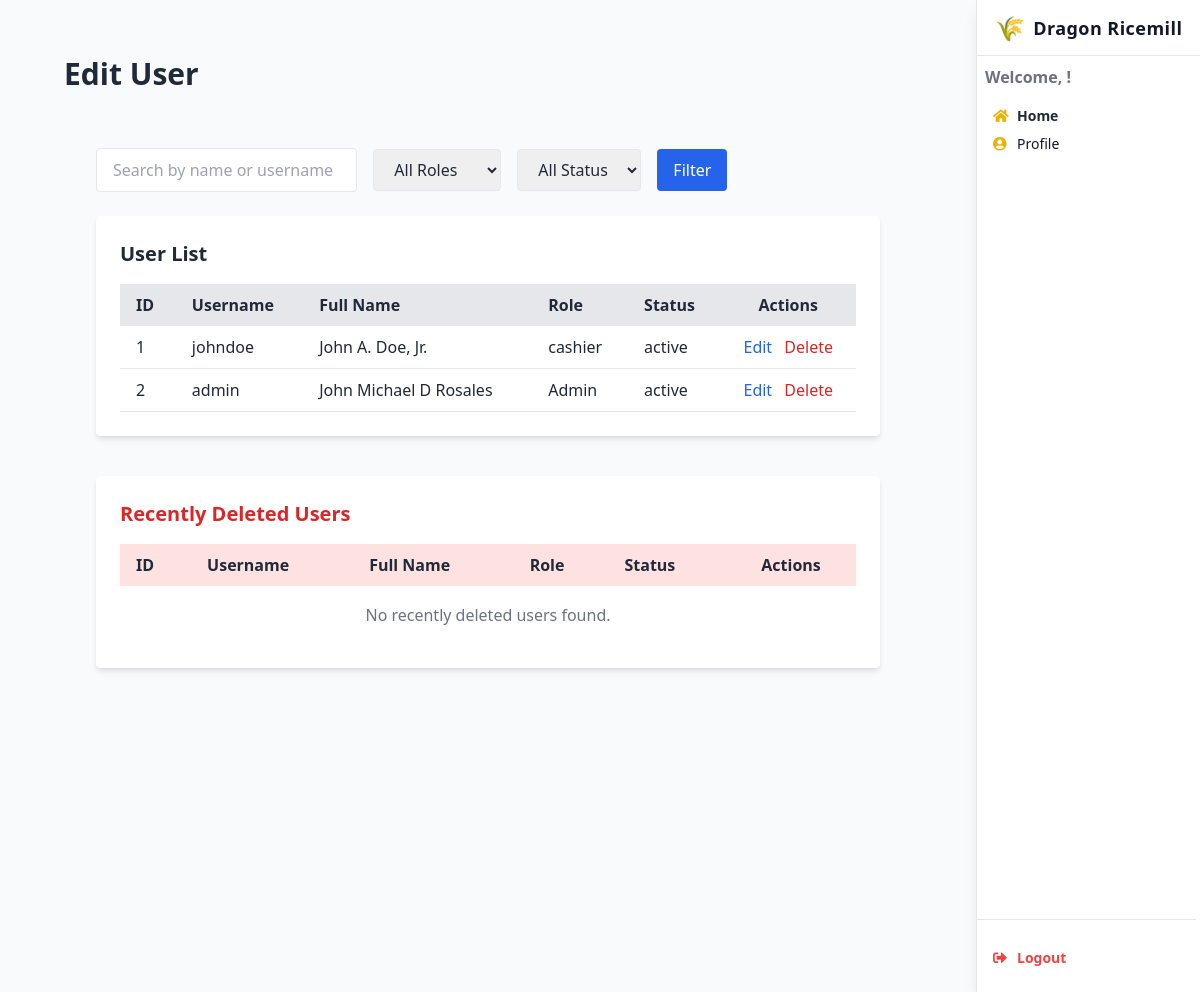
/edituser/, run on the app's committed database.
### webapp/models.py (models this page shows, shortened)
class Employee(models.Model):
    EmployeeID = models.AutoField(primary_key=True)
    FirstName = models.CharField(max_length=50)
    MiddleName = models.CharField(max_length=50, blank=True, null=True)
    LastName = models.CharField(max_length=50)
    Suffix = models.CharField(max_length=20, blank=True, null=True)
    Role = models.CharField(max_length=100)
    Username = models.CharField(max_length=50, unique=True)
    Password = models.CharField(max_length=50)
    Account_Status = models.CharField(max_length=20, default='inactive')
    class Meta:
        db_table = 'employee'

### webapp/views.py (the view, shortened to what this page needs)
# urls.py: path("edituser/", views.edituser, name="edituser"),
def edituser(request, EmployeeID=None):
    search_query = request.GET.get('search', '')
    if search_query:
        all_users = Employee.objects.filter(
            (Q(FirstName__icontains=search_query) | Q(LastName__icontains=search_query) | Q(Username__icontains=search_query)) &
            ~Q(Account_Status='deleted')
        )
    else:
        all_users = Employee.objects.exclude(Account_Status='deleted')
    deleted_users = Employee.objects.filter(Account_Status='deleted')
    selected_user = None
    success_message = None
    context = {
        'users': all_users,
        'deleted_users': deleted_users,
        'selected_user': selected_user,
        'success_message': success_message,
    }
    return render(request, "edituser.html", context)

### webapp/templates/edituser.html (shortened to what this page needs)
{% load humanize %}
<!DOCTYPE html>
<html lang="en">
<head>
  <script src="https://cdn.tailwindcss.com"></script>
  <link href="https://cdnjs.cloudflare.com/ajax/libs/font-awesome/5.15.3/css/all.min.css" rel="stylesheet" />
</head>
<body class="bg-gray-100 text-gray-800 min-h-screen font-sans leading-relaxed overflow-x-hidden">
<header class="fixed top-0 right-0 h-screen w-56 bg-white shadow-lg flex flex-col z-50 border-l border-gray-200">
  <div class="h-14 flex items-center justify-center border-b border-gray-200">
    <a href="#" class="flex items-center space-x-2 select-none text-gray-900 font-bold text-lg tracking-wide">
      <span class="text-yellow-500 text-2xl">🌾</span>
      <span>Dragon Ricemill</span>
    </a>
  </div>
  <nav class="flex-1 flex flex-col py-1 pr-1 overflow-y-auto scrollbar-hide">
    <div class="px-2 py-1">
      <span class="block text-1 text-gray-500 font-semibold mb-3">Welcome, {{ request.session.user_name }}!</span>
      <a href="{% url 'dashboard' %}" class="flex items-center space-x-2 px-2 py-1 rounded text-sm hover:bg-yellow-50 font-semibold hover:text-yellow-600 transition">
        <i class="fas fa-home w-4 text-yellow-500"></i><span>Home</span>
      </a>
      <a href="{% url 'profile' %}" class="flex items-center space-x-2 px-2 py-1 rounded text-sm hover:bg-yellow-50 hover:text-yellow-600 transition text-gray-900">
        <i class="fas fa-user-circle w-4 text-yellow-500"></i><span>Profile</span>
      </a>
    </div>
    <div class="border-t border-gray-200 mt-auto px-2 py-4">
      <a href="{% url 'logout' %}" onclick="return confirm('Logout?');" class="flex items-center space-x-2 px-2 py-1 rounded text-sm hover:bg-red-100 hover:text-red-600 transition font-semibold text-red-500 mt-2">
        <i class="fas fa-sign-out-alt w-4"></i><span>Logout</span>
      </a>
    </div>
  </nav>
</header>
<div class="mr-56 min-h-screen bg-gray-50">
  <main class="max-w-screen-xl mx-auto px-4 py-6 sm:px-6 lg:px-8">
 <div class="flex h-screen overflow-hidden bg-gray-50">
    <main class="flex-1 p-8 overflow-auto">
        <h1 class="text-3xl font-bold text-gray-800 mb-6">Edit User</h1>
<main class="flex-1 p-8 max-w-7xl mx-auto">
    <form method="GET" class="mb-6 flex flex-wrap gap-4 items-center">
        <input
            id="search-input"
            type="text"
            name="search"
            value="{{ request.GET.search }}"
            placeholder="Search by name or username"
            class="border px-4 py-2 rounded w-full sm:w-1/3"
        />
        <select id="role-filter" name="role" class="border px-4 py-2 rounded">
            <option value="">All Roles</option>
        </select>
        <select id="status-filter" name="status" class="border px-4 py-2 rounded">
            <option value="">All Status</option>
        </select>
        <button type="submit" class="bg-blue-600 text-white px-4 py-2 rounded hover:bg-blue-700">Filter</button>
    </form>
    <div class="bg-white p-6 rounded shadow-md">
        <h3 class="text-xl font-bold mb-4">User List</h3>
        <table class="min-w-full table-auto border-collapse">
            <thead>
                <tr class="bg-gray-200 text-left">
                    <th class="px-4 py-2">ID</th>
                    <th class="px-4 py-2">Username</th>
                    <th class="px-4 py-2">Full Name</th>
                    <th class="px-4 py-2">Role</th>
                    <th class="px-4 py-2">Status</th>
                    <th class="px-4 py-2 text-center">Actions</th>
                </tr>
            </thead>
            <tbody>
                {% for user in users %}
                <tr class="user-row border-b" data-role="{{ user.Role|lower }}" data-status="{{ user.Account_Status|lower }}">
                    <td class="px-4 py-2">{{ user.EmployeeID }}</td>
                    <td class="px-4 py-2">{{ user.Username }}</td>
                    <td class="px-4 py-2">{{ user.FirstName }}{% if user.MiddleName %} {{ user.MiddleName }}{% endif %} {{ user.LastName }}{% if user.Suffix %}, {{ user.Suffix }}{% endif %}</td>
                    <td class="px-4 py-2">{{ user.Role }}</td>
                    <td class="px-4 py-2">{{ user.Account_Status }}</td>
                    <td class="px-4 py-2 text-center space-x-2">
                        <a href="{% url 'edituser' user.EmployeeID %}" class="text-blue-600 hover:underline">Edit</a>
                        <form method="POST" action="{% url 'delete_user' user.EmployeeID %}" class="inline">
                            <button type="submit" class="text-red-600 hover:underline" onclick="return confirm('Are you sure you want to delete this user?');">
                                Delete
                            </button>
                        </form>
                    </td>
                </tr>
                {% empty %}
                <tr>
                    <td colspan="6" class="text-center py-4 text-gray-500">No users found.</td>
                </tr>
                {% endfor %}
            </tbody>
        </table>
    </div>
<div class="bg-white p-6 rounded shadow-md mt-10">
    <h3 class="text-xl font-bold mb-4 text-red-600">Recently Deleted Users</h3>
    <table class="min-w-full table-auto border-collapse">
        <thead>
            <tr class="bg-red-100 text-left">
                <th class="px-4 py-2">ID</th>
                <th class="px-4 py-2">Username</th>
                <th class="px-4 py-2">Full Name</th>
                <th class="px-4 py-2">Role</th>
                <th class="px-4 py-2">Status</th>
                <th class="px-4 py-2 text-center">Actions</th>
            </tr>
        </thead>
        <tbody>
            {% for user in deleted_users %}
            <tr class="border-b">
                <td class="px-4 py-2">{{ user.EmployeeID }}</td>
                <td class="px-4 py-2">{{ user.Username }}</td>
                <td class="px-4 py-2">{{ user.FirstName }}{% if user.MiddleName %} {{ user.MiddleName }}{% endif %} {{ user.LastName }}{% if user.Suffix %}, {{ user.Suffix }}{% endif %}</td>
                <td class="px-4 py-2">{{ user.Role }}</td>
                <td class="px-4 py-2">{{ user.Account_Status }}</td>
                <td class="px-4 py-2 text-center space-x-4">
                    <form method="POST" action="{% url 'restore_user' user.EmployeeID %}" class="inline">
                        {% csrf_token %}
                        <button type="submit" class="text-green-600 hover:underline" onclick="return confirm('Are you sure you want to restore this user?');">
                            Restore
                        </button>
                    </form>
                    <form method="POST" action="{% url 'permanent_delete_user' user.EmployeeID %}" class="inline">
                        {% csrf_token %}
                        <button type="submit" class="text-red-600 hover:underline" onclick="return confirm('Are you sure you want to permanently delete this user? This action cannot be undone.');">
                            Delete
                        </button>
                    </form>
                </td>
            </tr>
            {% empty %}
            <tr>
                <td colspan="6" class="text-center py-4 text-gray-500">No recently deleted users found.</td>
            </tr>
            {% endfor %}
        </tbody>
    </table>
</div>
</main>
</body>
</html>

### webapp/templates/edituser.html (style rules this page uses)
html { scroll-behavior: smooth; }
.scrollbar-hide { -ms-overflow-style: none; scrollbar-width: none; }

### data on the page
Employee: EmployeeID "1", Username "johndoe", FirstName "John", MiddleName "A.", LastName "Doe", Suffix "Jr.", Role "cashier", Account_Status "active"
Employee: EmployeeID "2", Username "admin", FirstName "John", MiddleName "Michael D", LastName "Rosales", Role "Admin", Account_Status "active"
